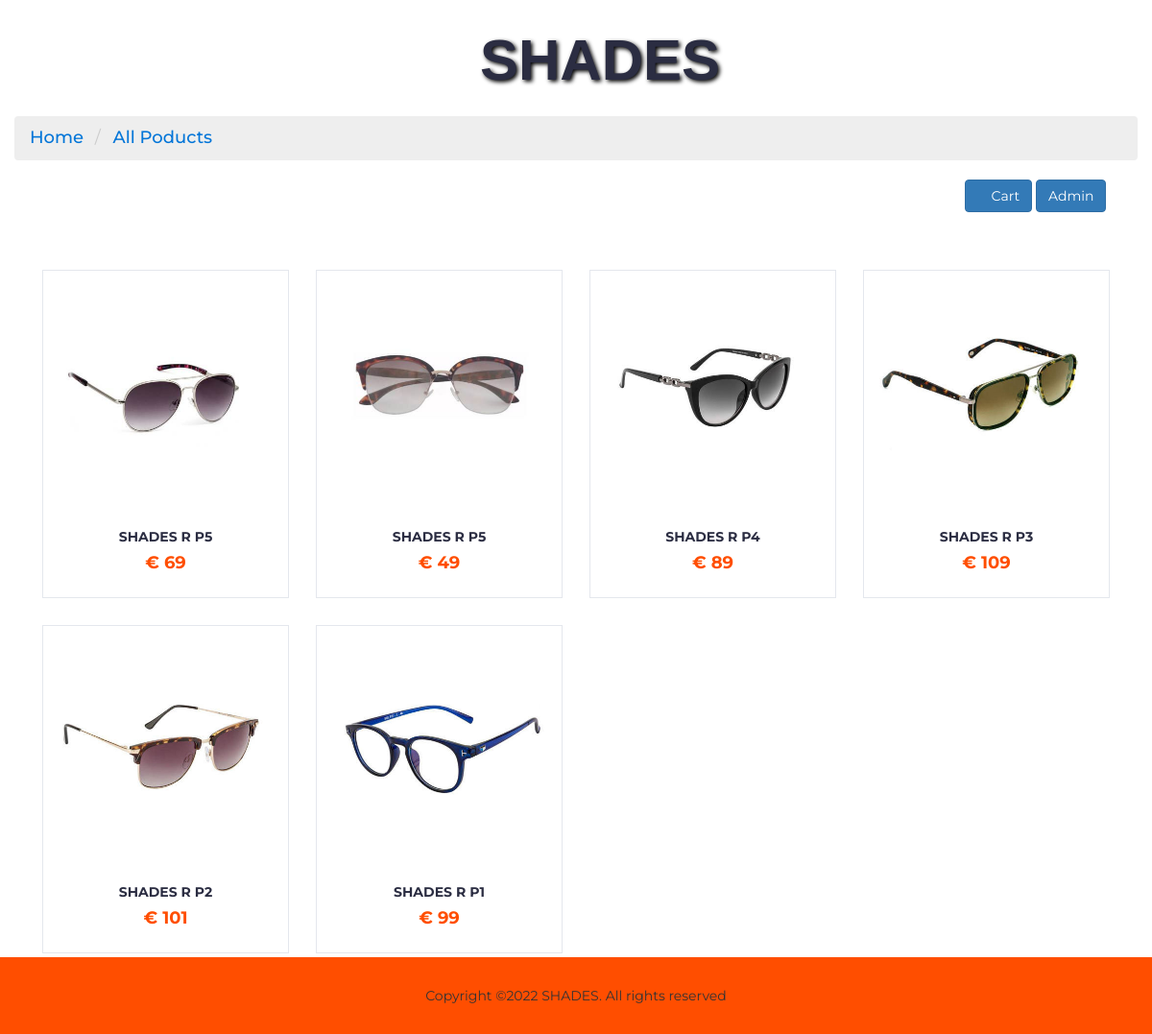
The page / on the database its author committed.
### tables this page shows
CREATE TABLE `items` (
  `id` int(11) NOT NULL,
  `name` varchar(255) NOT NULL,
  `price` float NOT NULL,
  `description` varchar(1024) NOT NULL,
  `quantity` int(11) NOT NULL,
  `img` varchar(1024) NOT NULL
);

### controllers/s.php (called while the page is built, shortened)
<?php
    class showitems{
        function show(){
            require "config.php";
            $conn = new PDO($dsn, $username, $password, $options);
            $sql = "SELECT *FROM `items`  ORDER BY id DESC";
            $stmt = $conn->prepare($sql);
            $stmt->execute();
            $res = $stmt->fetchAll();
            return $res;
        }
    }
?>

### index.php (the view, shortened to what this page needs)
<?php
include_once 'controllers/s.php';
?>
        <?php include_once 'templates/header.php'; ?>
        <div class="section">
            <div class="container">
                 <div class="row">
                    <div class="col-md-12">
                    <?php
                    $item = $show->show();
                    foreach ($item as $row => $p) {
                        ?>
                        <div class="col-md-3">
                            <div class="product">
                                <a href="./product.php?id=<?php echo $p["id"] ?>">
                                    <div class="product-img">
                                        <img src="./admin/images/<?php echo $p["img"] ?>" alt="">
                                    </div>
                                </a>
                                <div class="product-body">
                                    <h3 class="product-name"><?php echo $p["name"] ?></h3>
                                    <h4 class="product-price pt-5">
                                    € <?php echo $p["price"] ?>
                                    </h4>
                                </div>
                            </div>
                        </div>
                        <?php
                        }
                        ?>
                    </div>
                </div>
            </div>
        </div>
        <br><br>
        <?php include_once 'templates/footer.php'; ?>
    </body>
</html>

### templates/header.php (shortened to what this page needs)
<!DOCTYPE html>
<html lang="en">
<head>
    <link type="text/css" rel="stylesheet" href="css/bootstrap.min.css" />
    <link rel="stylesheet" href="css/font-awesome.min.css">
    <link type="text/css" rel="stylesheet" href="css/style.css" />
</head>
<body>
<header>
    <div id="header">
        <div class="container">
            <div class="row">
                <div class="col-md-12 text-center">
                    <div>
                        <a href="./index.php" class="logo">
                            <h1 class="header-logo">
                            SHADES
                            </h1>
                        </a>
                    </div>
                </div>
            </div>
        </div>
    </div>
</header>
<div class="col-md-12 pl-5">
    <ul class="breadcrumb pl-5">
        <li><a href="./index.php">Home</a></li>
        <li><a href="./index.php">All Poducts</a></li>
    </ul>
    <div class="col-md-10"></div>
    <div class="col-md-2">
        <a href="./checkout.php" >
            <button class="btn btn-primary"> <i class="fa fa-shopping-cart"></i>
                <span>Cart</span></button>
        </a>
        <a href="./admin/index.php" >
            <button class="btn btn-primary">Admin</button>
        </a>
    </div>
    <br><br>
    <br><br>
</div>

### templates/footer.php
<footer id="footer">
    <div id="bottom-footer" class="section">
        <div class="container">
            <div class="row">
                <div class="col-md-12 text-center">
                    <span class="copyright">
                        Copyright &copy;<script>document.write(new Date().getFullYear());</script> SHADES. All rights reserved
                    </span>
                </div>
            </div>
        </div>
    </div>
</footer>

### css/style.css (style rules this page uses)
body { font-family: 'Montserrat', sans-serif; font-weight: 400; color: #333; }
h1, h2, h3, h4, h5, h6 { color: #2B2D42; font-weight: 700; margin: 0 0 10px; }
a { color: #2B2D42; font-weight: 500; -webkit-transition: 0.2s color; transition: 0.2s color; }
ul, ol { margin: 0; padding: 0; list-style: none }
.section { padding-top: 30px; padding-bottom: 30px; }
#header { padding-top: 30px; padding-bottom: 15px; padding-left: 40px; }
.header-logo { font-family: sans-serif; font-size: 60px; font-weight: 800; text-shadow: 2px 2px 4px #000000; }
.product { position: relative; margin: 15px 0px; -webkit-box-shadow: 0px 0px 0px 0px #E4E7ED, 0px 0px 0px 1px #E4E7ED; box-shadow: 0px 0px 0px 0px #E4E7ED, 0px 0px 0px 1px #E4E7ED; -webkit-transition: 0.2s all; transition: 0.2s all; }
.product .product-img { position: relative; }
.product .product-img>img { width: 100%; }
.product .product-body { position: relative; padding: 15px; background-color: #FFF; text-align: center; z-index: 20; }
.product .product-body .product-name { text-transform: uppercase; font-size: 14px; }
.product .product-body .product-price { color: #FF4E00; font-size: 18px; }
#footer { background: #FF4E00; color: 454546; position:fixed; width: 100%; bottom:0; }
#bottom-footer { background: #FF4E00; }
ul.breadcrumb { padding: 10px 16px; list-style: none; background-color: #eee; }
ul.breadcrumb li { display: inline; font-size: 18px; }
ul.breadcrumb li+li:before { padding: 8px; color: 454546; content: "/\00a0"; }
ul.breadcrumb li a { color: #0275d8; text-decoration: none; }

### rows shown on the page
items: img (picture), name "SHADES R P5", price "69"
items: img (picture), name "SHADES R P5", price "49"
items: img (picture), name "SHADES R P4", price "89"
items: img (picture), name "SHADES R P3", price "109"
items: img (picture), name "SHADES R P2", price "101"
items: img (picture), name "SHADES R P1", price "99"
